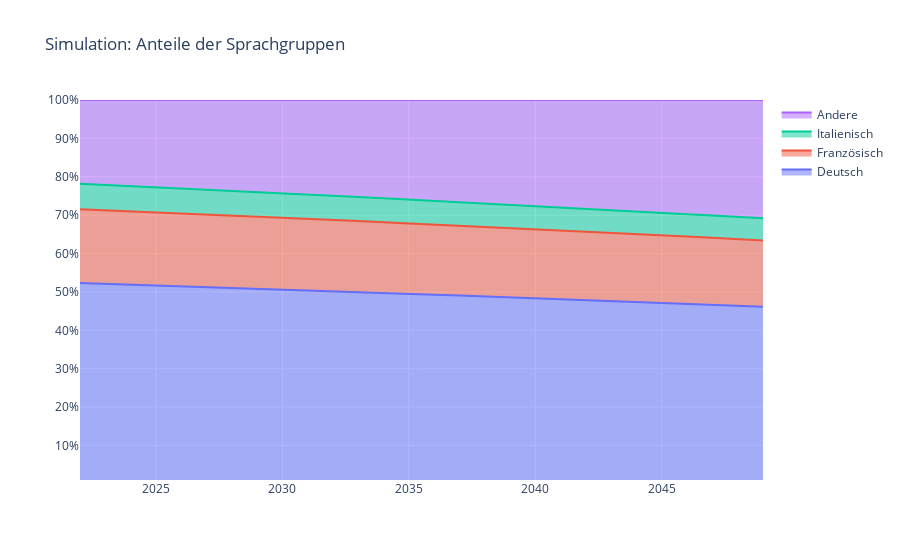

Notebook source saved alongside this figure:
### Markdown cell above
## Execution

### Code cell
#generiere parameter der verteilungen
params_geburtenrate = get_distributionParams_of_geburtenrate()
params_todesrate = get_distributionParams_of_todesrate()
params_einwanderung = get_distributionParams_of_einwanderung()
params_auswanderung = get_distributionParams_of_auswanderung()

n = 1000000 #n simulierte verläufe einer sprache "auch iterationen genannt"
years=28 #dauer eines verlaufs in jahren
startValues = (4440082, 1628228, 567203, 1850152) #startwerte der population: (Deutsch, Französisch, Italienisch, Andere)

print("Population start size: ", np.sum(startValues))

#simuliere alle 4 sprachgruppen
Deutsch = simulation(params_geburtenrate["Deutsch"], params_todesrate["Deutsch"], params_einwanderung["Deutsch"], params_auswanderung["Deutsch"], startValues[0],years=years,n=n)
Französisch = simulation(params_geburtenrate["Französisch"], params_todesrate["Französisch"], params_einwanderung["Französisch"], params_auswanderung["Französisch"], startValues[1],years=years,n=n)
Italienisch = simulation(params_geburtenrate["Italienisch"], params_todesrate["Italienisch"], params_einwanderung["Italienisch"], params_auswanderung["Italienisch"], startValues[2],years=years,n=n)
Andere = simulation(params_geburtenrate["Andere"], params_todesrate["Andere"], params_einwanderung["Andere"], params_auswanderung["Andere"], startValues[3],years=years,n=n)

print("Population end size: ", int(np.sum([MeanOfSim(Deutsch)[-1], MeanOfSim(Französisch)[-1], MeanOfSim(Italienisch)[-1], MeanOfSim(Andere)[-1]])))

print("Deutsch:", int(MeanOfSim(Deutsch)[-1]))
print("Französisch:", int(MeanOfSim(Französisch)[-1]))
print("Italienisch:", int(MeanOfSim(Italienisch)[-1]))
print("Andere:", int(MeanOfSim(Andere)[-1]))

display_sim(Deutsch, Französisch, Italienisch, Andere, 2022)
display_stackedArea_chart(Deutsch, Französisch, Italienisch, Andere)
display_simulationEnd_dist(Deutsch, Französisch, Italienisch, Andere)

### Figure 1 — Plotly figure (JSON) as saved in the notebook; plotly's stock layout.template omitted (floating-point values rounded to 4 significant figures)
{"data": [{"groupnorm": "percent", "mode": "lines", "name": "Deutsch", "stackgroup": "one", "type": "scatter", "x": [2022, 2023, 2024, 2025, 2026, 2027, 2028, 2029, 2030, 2031, 2032, 2033, 2034, 2035, 2036, 2037, 2038, 2039, 2040, 2041, 2042, 2043, 2044, 2045, 2046, 2047, 2048, 2049], "y": [4440082, 4456000.0, 4471000.0, 4487000.0, 4502000.0, 4518000.0, 4534000.0, 4549000.0, 4565000.0, 4581000.0, 4597000.0, 4613000.0, 4629000.0, 4645000.0, 4661000.0, 4678000.0, 4694000.0, 4710000.0, 4726000.0, 4743000.0, 4759000.0, 4776000.0, 4792000.0, 4809000.0, 4826000.0, 4843000.0, 4859000.0, 4876000.0, 4893000.0]}, {"mode": "lines", "name": "Französisch", "stackgroup": "one", "type": "scatter", "x": [2022, 2023, 2024, 2025, 2026, 2027, 2028, 2029, 2030, 2031, 2032, 2033, 2034, 2035, 2036, 2037, 2038, 2039, 2040, 2041, 2042, 2043, 2044, 2045, 2046, 2047, 2048, 2049], "y": [1628228, 1635000.0, 1642000.0, 1649000.0, 1657000.0, 1664000.0, 1671000.0, 1678000.0, 1685000.0, 1693000.0, 1700000.0, 1707000.0, 1715000.0, 1722000.0, 1730000.0, 1737000.0, 1745000.0, 1752000.0, 1760000.0, 1768000.0, 1775000.0, 1783000.0, 1791000.0, 1798000.0, 1806000.0, 1814000.0, 1822000.0, 1830000.0, 1838000.0]}, {"mode": "lines", "name": "Italienisch", "stackgroup": "one", "type": "scatter", "x": [2022, 2023, 2024, 2025, 2026, 2027, 2028, 2029, 2030, 2031, 2032, 2033, 2034, 2035, 2036, 2037, 2038, 2039, 2040, 2041, 2042, 2043, 2044, 2045, 2046, 2047, 2048, 2049], "y": [567203, 568600.0, 570100.0, 571500.0, 573000.0, 574500.0, 575900.0, 577400.0, 578900.0, 580300.0, 581800.0, 583300.0, 584800.0, 586300.0, 587800.0, 589300.0, 590800.0, 592300.0, 593800.0, 595300.0, 596800.0, 598300.0, 599800.0, 601400.0, 602900.0, 604400.0, 606000.0, 607500.0, 609000.0]}, {"mode": "lines", "name": "Andere", "stackgroup": "one", "type": "scatter", "x": [2022, 2023, 2024, 2025, 2026, 2027, 2028, 2029, 2030, 2031, 2032, 2033, 2034, 2035, 2036, 2037, 2038, 2039, 2040, 2041, 2042, 2043, 2044, 2045, 2046, 2047, 2048, 2049], "y": [1850152, 1889000.0, 1929000.0, 1970000.0, 2012000.0, 2055000.0, 2099000.0, 2143000.0, 2189000.0, 2235000.0, 2282000.0, 2331000.0, 2380000.0, 2431000.0, 2482000.0, 2535000.0, 2589000.0, 2643000.0, 2700000.0, 2757000.0, 2815000.0, 2875000.0, 2936000.0, 2998000.0, 3062000.0, 3127000.0, 3193000.0, 3261000.0, 3330000.0]}], "layout": {"showlegend": true, "title": {"text": "Simulation: Anteile der Sprachgruppen"}, "xaxis": {"type": "linear"}, "yaxis": {"range": [1, 100], "ticksuffix": "%", "type": "linear"}}}
